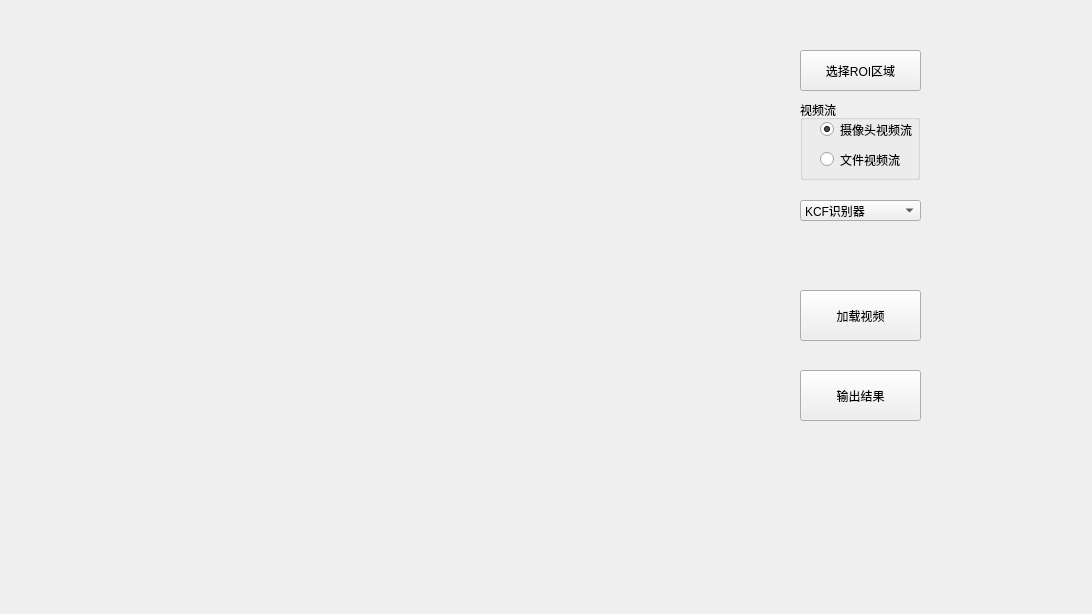
<?xml version="1.0" encoding="UTF-8"?>
<ui version="4.0">
 <class>KCFSelector</class>
 <widget class="QWidget" name="KCFSelector">
  <property name="geometry">
   <rect>
    <x>0</x>
    <y>0</y>
    <width>1092</width>
    <height>614</height>
   </rect>
  </property>
  <property name="windowTitle">
   <string>KCF识别器</string>
  </property>
  <widget class="QLabel" name="show_label">
   <property name="geometry">
    <rect>
     <x>0</x>
     <y>30</y>
     <width>641</width>
     <height>571</height>
    </rect>
   </property>
   <property name="text">
    <string/>
   </property>
  </widget>
  <widget class="QPushButton" name="select_btn">
   <property name="geometry">
    <rect>
     <x>800</x>
     <y>50</y>
     <width>121</width>
     <height>41</height>
    </rect>
   </property>
   <property name="text">
    <string>选择ROI区域</string>
   </property>
  </widget>
  <widget class="QPushButton" name="load_video_btn">
   <property name="geometry">
    <rect>
     <x>800</x>
     <y>290</y>
     <width>121</width>
     <height>51</height>
    </rect>
   </property>
   <property name="text">
    <string>加载视频</string>
   </property>
  </widget>
  <widget class="QPushButton" name="output_video_btn">
   <property name="geometry">
    <rect>
     <x>800</x>
     <y>370</y>
     <width>121</width>
     <height>51</height>
    </rect>
   </property>
   <property name="text">
    <string>输出结果</string>
   </property>
  </widget>
  <widget class="QComboBox" name="comboBox">
   <property name="geometry">
    <rect>
     <x>800</x>
     <y>200</y>
     <width>121</width>
     <height>21</height>
    </rect>
   </property>
   <item>
    <property name="text">
     <string>KCF识别器</string>
    </property>
   </item>
   <item>
    <property name="text">
     <string>Camshift识别器</string>
    </property>
   </item>
  </widget>
  <widget class="QGroupBox" name="groupBox">
   <property name="geometry">
    <rect>
     <x>800</x>
     <y>100</y>
     <width>120</width>
     <height>80</height>
    </rect>
   </property>
   <property name="title">
    <string>视频流</string>
   </property>
   <widget class="QRadioButton" name="camera_radbtn">
    <property name="geometry">
     <rect>
      <x>20</x>
      <y>20</y>
      <width>101</width>
      <height>19</height>
     </rect>
    </property>
    <property name="text">
     <string>摄像头视频流</string>
    </property>
    <property name="checked">
     <bool>true</bool>
    </property>
   </widget>
   <widget class="QRadioButton" name="file_radbtn">
    <property name="geometry">
     <rect>
      <x>20</x>
      <y>50</y>
      <width>115</width>
      <height>19</height>
     </rect>
    </property>
    <property name="text">
     <string>文件视频流</string>
    </property>
   </widget>
  </widget>
 </widget>
 <layoutdefault spacing="6" margin="11"/>
 <resources/>
 <connections/>
</ui>
